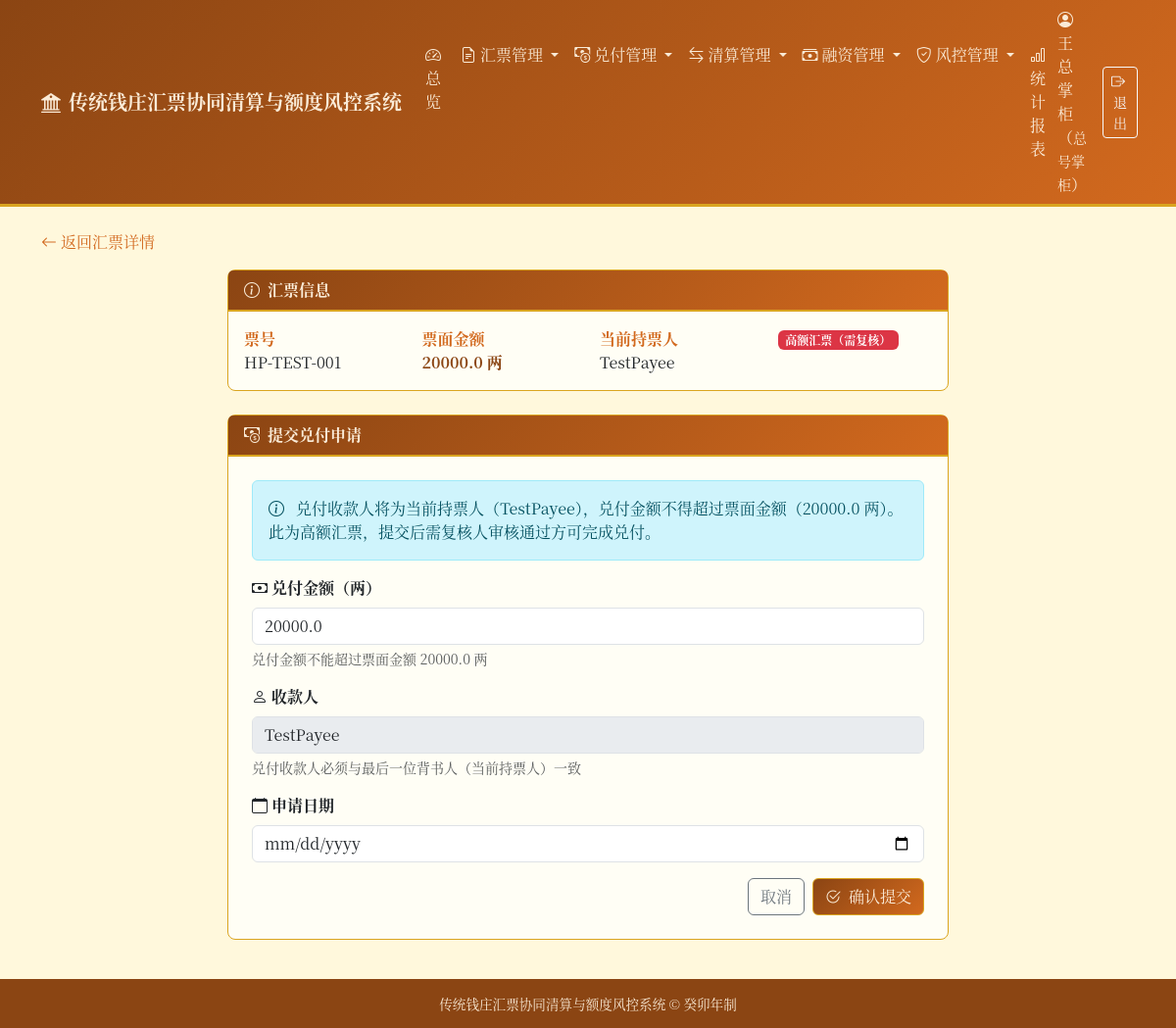
Page /bills/1/redeem (signed in) on the committed database.
### tables this page shows
CREATE TABLE bills (
        id INTEGER PRIMARY KEY AUTOINCREMENT,
        bill_no TEXT UNIQUE NOT NULL,
        amount REAL NOT NULL CHECK(amount > 0),
        issuer_id INTEGER NOT NULL,
        issue_branch_id INTEGER,
        payee TEXT NOT NULL,
        issue_date TEXT NOT NULL,
        due_date TEXT,
        status TEXT NOT NULL DEFAULT '有效' CHECK(status IN (
            '有效', '已兑付', '已作废', '挂失', '冻结'
        )),
        remark TEXT,
        FOREIGN KEY (issuer_id) REFERENCES users(id),
        FOREIGN KEY (issue_branch_id) REFERENCES branches(id)
    );

### main.py (the view)
@app.get("/bills/{bill_id}/redeem", response_class=HTMLResponse)
def redeem_page(request: Request, bill_id: int, user=Depends(auth_dep)):
    if user["role"] not in OPERATOR_ROLES:
        raise HTTPException(status_code=403, detail="无权提交兑付")
    conn = get_db()
    cursor = conn.cursor()
    cursor.execute("SELECT * FROM bills WHERE id = ?", (bill_id,))
    bill = cursor.fetchone()
    if not bill:
        conn.close()
        raise HTTPException(status_code=404, detail="汇票不存在")
    if bill["status"] != "有效":
        conn.close()
        raise HTTPException(status_code=400, detail="该汇票不可兑付")
    current_payee = get_current_payee(bill_id, conn)
    cursor.execute("SELECT * FROM branches WHERE status = '营业中' ORDER BY id")
    branches = [dict(row) for row in cursor.fetchall()]
    conn.close()
    return templates.TemplateResponse(
        "redeem.html",
        {
            "request": request,
            "user": user,
            "bill": dict(bill),
            "current_payee": current_payee,
            "branches": branches,
        },
    )

### templates/redeem.html (shortened to what this page needs)
{% extends "base.html" %}
{% block content %}
<div class="mb-3">
    <a href="/bills/{{ bill.id }}" class="text-decoration-none" style="color: var(--qz-secondary);">
        <i class="bi bi-arrow-left me-1"></i>返回汇票详情
    </a>
</div>
<div class="row justify-content-center">
    <div class="col-lg-8">
        <div class="card card-qz mb-4">
            <div class="card-header">
                <i class="bi bi-info-circle me-2"></i>汇票信息
            </div>
            <div class="card-body">
                <div class="row">
                    <div class="col-md-3">
                        <strong style="color: var(--qz-secondary);">票号</strong>
                        <div>{{ bill.bill_no }}</div>
                    </div>
                    <div class="col-md-3">
                        <strong style="color: var(--qz-secondary);">票面金额</strong>
                        <div class="fw-bold" style="color: var(--qz-primary);">{{ bill.amount }} 两</div>
                    </div>
                    <div class="col-md-3">
                        <strong style="color: var(--qz-secondary);">当前持票人</strong>
                        <div>{{ current_payee }}</div>
                    </div>
                    <div class="col-md-3">
                        {% if bill.amount >= 10000 %}
                        <span class="badge bg-danger">高额汇票（需复核）</span>
                        {% else %}
                        <span class="badge bg-success">普通汇票（直接兑付）</span>
                        {% endif %}
                    </div>
                </div>
            </div>
        </div>
        <div class="card card-qz">
            <div class="card-header">
                <i class="bi bi-cash-coin me-2"></i>提交兑付申请
            </div>
            <div class="card-body p-4">
                <div class="alert alert-info">
                    <i class="bi bi-info-circle me-2"></i>
                    兑付收款人将为当前持票人（{{ current_payee }}），兑付金额不得超过票面金额（{{ bill.amount }} 两）。
                    {% if bill.amount >= 10000 %}
                    此为高额汇票，提交后需复核人审核通过方可完成兑付。
                    {% else %}
                    此为普通汇票，提交后将直接完成兑付。
                    {% endif %}
                </div>
                <form method="post" action="/bills/{{ bill.id }}/redeem">
                    <div class="mb-3">
                        <label for="amount" class="form-label fw-bold">
                            <i class="bi bi-cash me-1"></i>兑付金额（两）
                        </label>
                        <input type="number" class="form-control" id="amount" name="amount"
                               value="{{ form.amount if form else bill.amount }}" step="0.01" min="0.01"
                               max="{{ bill.amount }}" required>
                        <div class="form-text">兑付金额不能超过票面金额 {{ bill.amount }} 两</div>
                    </div>
                    <div class="mb-3">
                        <label class="form-label fw-bold">
                            <i class="bi bi-person me-1"></i>收款人
                        </label>
                        <input type="text" class="form-control" value="{{ current_payee }}" disabled>
                        <div class="form-text">兑付收款人必须与最后一位背书人（当前持票人）一致</div>
                    </div>
                    <div class="mb-3">
                        <label for="request_date" class="form-label fw-bold">
                            <i class="bi bi-calendar me-1"></i>申请日期
                        </label>
                        <input type="date" class="form-control" id="request_date" name="request_date"
                               value="{{ form.request_date if form else '' }}" required>
                    </div>
                    <div class="d-grid gap-2 d-md-flex justify-content-md-end">
                        <a href="/bills/{{ bill.id }}" class="btn btn-outline-secondary">取消</a>
                        <button type="submit" class="btn btn-qz">
                            <i class="bi bi-check2-circle me-2"></i>确认提交
                        </button>
                    </div>
                </form>
            </div>
        </div>
    </div>
</div>
{% endblock %}

### templates/base.html (style rules this page uses)
:root { --qz-primary: #8B4513; --qz-secondary: #D2691E; --qz-accent: #DAA520; --qz-bg: #FFF8DC; --qz-dark: #3E2723; --qz-light: #FAEBD7; }
body { background-color: var(--qz-bg); font-family: "Songti SC", "SimSun", "Noto Serif CJK SC", serif; color: var(--qz-dark); }
.card-qz { border: 1px solid var(--qz-accent); border-radius: 8px; background: #FFFEF5; }
.card-qz .card-header { background: linear-gradient(135deg, var(--qz-primary), var(--qz-secondary)); color: var(--qz-light); border-bottom: 2px solid var(--qz-accent); font-weight: bold; }
.btn-qz { background: linear-gradient(135deg, var(--qz-primary), var(--qz-secondary)); color: var(--qz-light); border: 1px solid var(--qz-accent); }

### rows in the picture
bills: bill_no "HP-TEST-001", amount "20000.0", payee "TestPayee"

### other values in the picture
{{ user.real_name }} "王总掌柜"
{{ user.role }} "总号掌柜"
